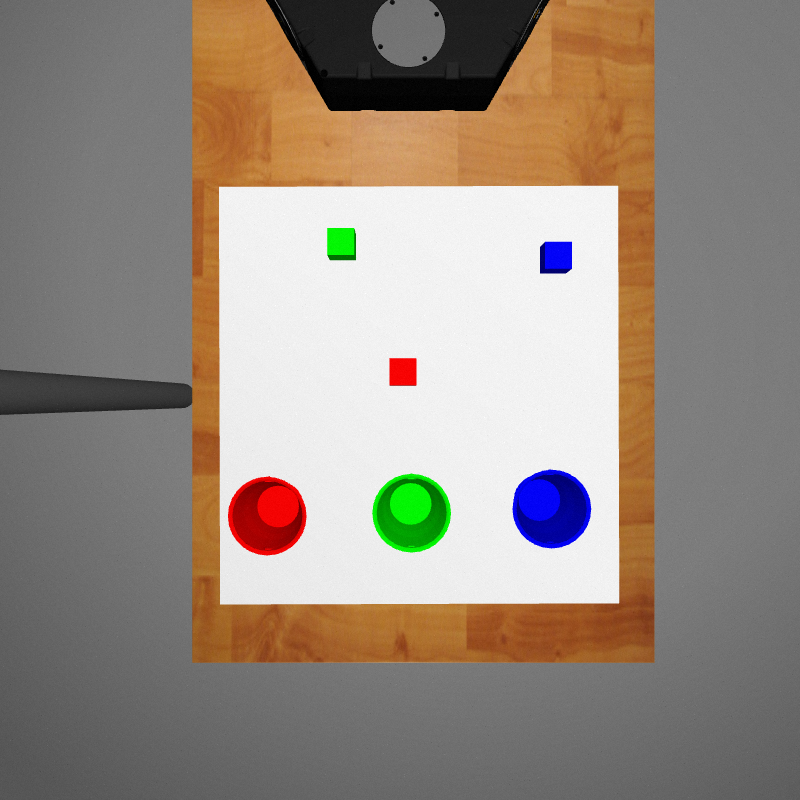
#> input picture ROS2/edo_calibration/src/defaultPose.png, 800 x 800 px
$ python baseDetection.py
#> lines starting #> are read from the running program, lines starting #| are printed output that depends on the picture; after the words box and inside, x2 and y2 are one past the last pixel; in counts of white or black regions, pixels touching at a corner belong together
import cv2
import numpy as np
from scipy.spatial import distance as dist
import imutils

robot_width = 0.270
robot_center_from_edge = 0.230

def stackImages(scale, imgArray):
    rows = len(imgArray)
    cols = len(imgArray[0])
    rowsAvailable = isinstance(imgArray[0], list)
    width = imgArray[0][0].shape[1]
    height = imgArray[0][0].shape[0]
    if rowsAvailable:
        for x in range(0, rows):
            for y in range(0, cols):
                if imgArray[x][y].shape[:2] == imgArray[0][0].shape[:2]:
                    imgArray[x][y] = cv2.resize(imgArray[x][y], (0, 0), None, scale, scale)
                else:
                    imgArray[x][y] = cv2.resize(imgArray[x][y], (imgArray[0][0].shape[1], imgArray[0][0].shape[0]),
                                                None, scale, scale)
                if len(imgArray[x][y].shape) == 2: imgArray[x][y] = cv2.cvtColor(imgArray[x][y], cv2.COLOR_GRAY2BGR)
        imageBlank = np.zeros((height, width, 3), np.uint8)
        hor = [imageBlank] * rows
        hor_con = [imageBlank] * rows
        for x in range(0, rows):
            hor[x] = np.hstack(imgArray[x])
        ver = np.vstack(hor)
    else:
        for x in range(0, rows):
            if imgArray[x].shape[:2] == imgArray[0].shape[:2]:
                imgArray[x] = cv2.resize(imgArray[x], (0, 0), None, scale, scale)
            else:
                imgArray[x] = cv2.resize(imgArray[x], (imgArray[0].shape[1], imgArray[0].shape[0]), None, scale, scale)
            if len(imgArray[x].shape) == 2: imgArray[x] = cv2.cvtColor(imgArray[x], cv2.COLOR_GRAY2BGR)
        hor = np.hstack(imgArray)
        ver = hor
    return ver


def getBase(imgSrc, imgContour):
    # Important! img.shape is y(height), x(width) for some reason
    topQuarterY = int(imgSrc.shape[0] * .25)
    croppedImg = imgSrc[:][:topQuarterY]
    # print("cropped image shape", croppedImg.shape)
    contours, hierarchy = cv2.findContours(croppedImg, cv2.RETR_EXTERNAL, cv2.CHAIN_APPROX_SIMPLE)

    # [8 lines of commented-out code are left out]
    contours = sorted(contours, key=lambda x: cv2.contourArea(x), reverse=True)
    baseContour = contours[0]

    peri = cv2.arcLength(baseContour, False)
    baseContour = cv2.approxPolyDP(baseContour, 0.05 * peri, False)

    print("Base area", cv2.contourArea(baseContour))
    cv2.drawContours(imgContour, baseContour, -1, (255, 255, 0), 5)

    print("len of cnt", len(baseContour))
    # print("printing base: ", baseContour)
    # get the y coordinates
    yCords = []
    for point in baseContour:
        yCords.append(point[0][1])
    yCords.sort()
    thirdQuartile = int(len(yCords) * .75)
    print("median", thirdQuartile, ":", yCords[thirdQuartile])

    worthyYCord = []
    # next get the base length
    for ypoint in yCords:
        # we want +-5% from 3rd quartile
        if yCords[thirdQuartile] * 1.05 > ypoint > yCords[thirdQuartile] * 0.95:
            worthyYCord.append(ypoint)
    print(worthyYCord)

    leadingBaseEdge = []
    for point in baseContour:
        if point[0][1] in worthyYCord:
            leadingBaseEdge.append(point)
    print(leadingBaseEdge)

    basexCords = []
    baseyCords = []
    for point in leadingBaseEdge:
        basexCords.append(point[0][0])
        baseyCords.append(point[0][1])
    minValue = min(basexCords)
    maxValue = max(basexCords)
    cv2.line(imgContour, pt1=(minValue, yCords[thirdQuartile]), pt2=(maxValue, yCords[thirdQuartile]),
             color=(0, 0, 255), thickness=2)
    return minValue, maxValue, yCords[thirdQuartile]


# [9 lines left out: function draw_circle, not called in this run]
        # add half way to robot


# ~~~~~~~~~~~~~~~~~~~~~~~~~~~~~~~~~~
kernal = np.ones((4, 4), np.uint8)

# img = cv2.imread("gazeboPose.png")
img = cv2.imread("defaultPose.png")
#> img is the input picture: shape (800, 800, 3); mean B, G, R 128.4, 139.1, 150.7
imgCnt = img.copy()

grayImg = cv2.cvtColor(img, cv2.COLOR_BGR2GRAY)
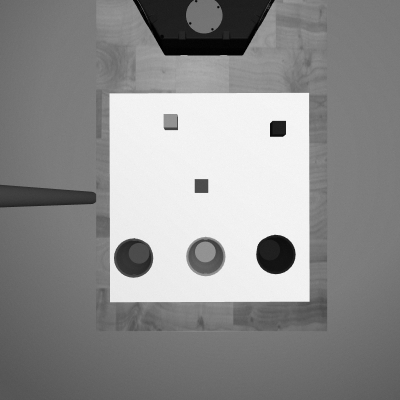
#> grayImg: shape (800, 800) (shown at 1/2 size); min 0, max 255, mean 141.4
blurImg = cv2.GaussianBlur(grayImg, (9, 9), 0)
cannyImg = cv2.Canny(blurImg, 150, 150)
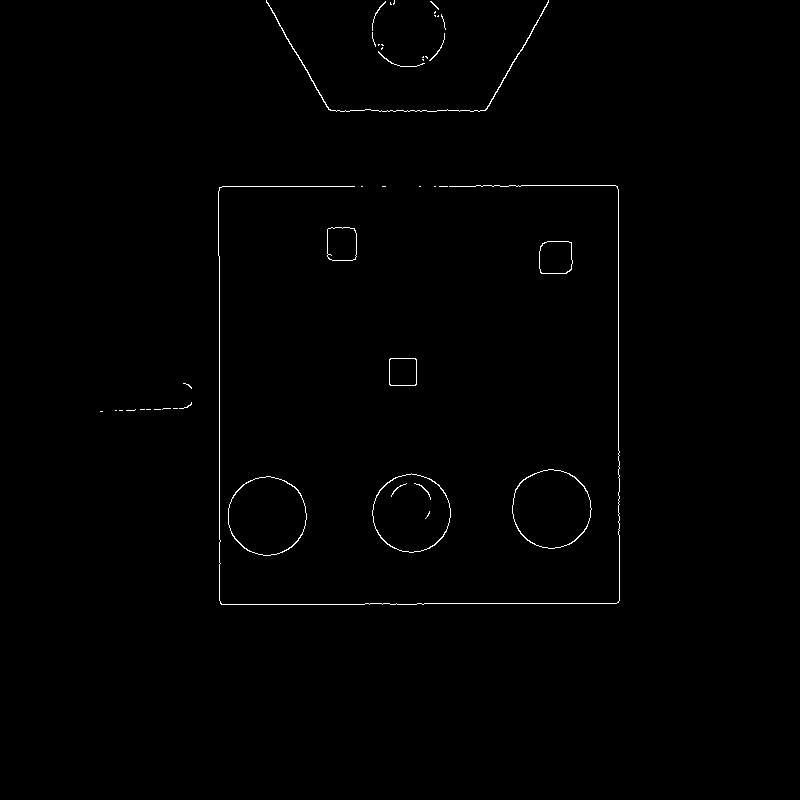
#> cannyImg: shape (800, 800); 0.57% white in thin lines or dots, all inside (x1, y1, x2, y2) = (100, 0, 620, 605)
dialatedImg = cv2.dilate(cannyImg, kernal, iterations=2)
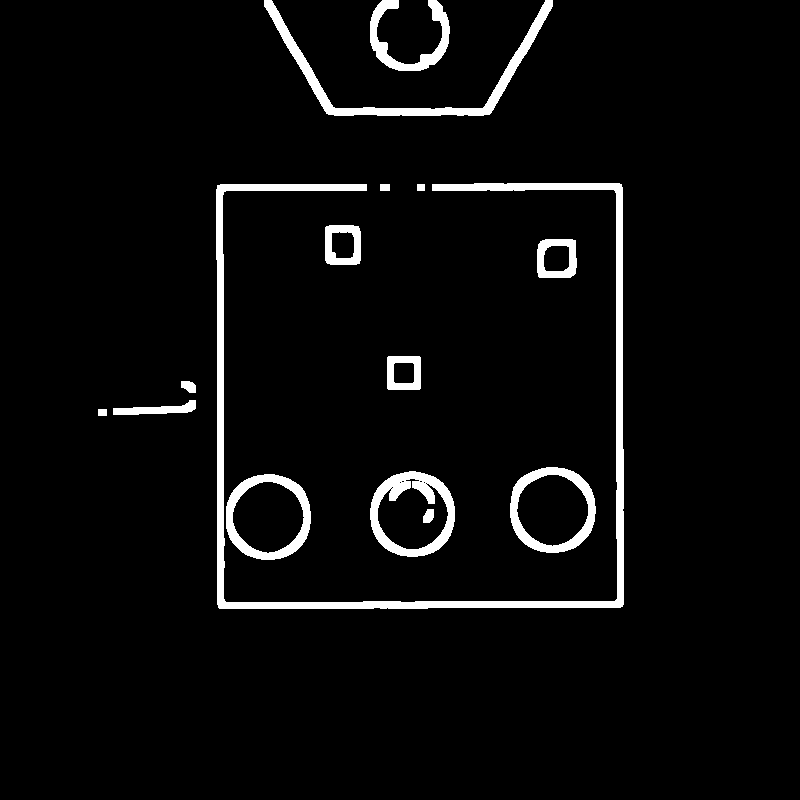
#> dialatedImg: shape (800, 800); 4.3% white; 15 white regions, largest, box (x1, y1, x2, y2) and area: (216, 183, 624, 609) 11179, (264, 0, 553, 116) 3650, (370, 471, 455, 557) 2669
eroidedImg = cv2.erode(dialatedImg, kernal, iterations=1)
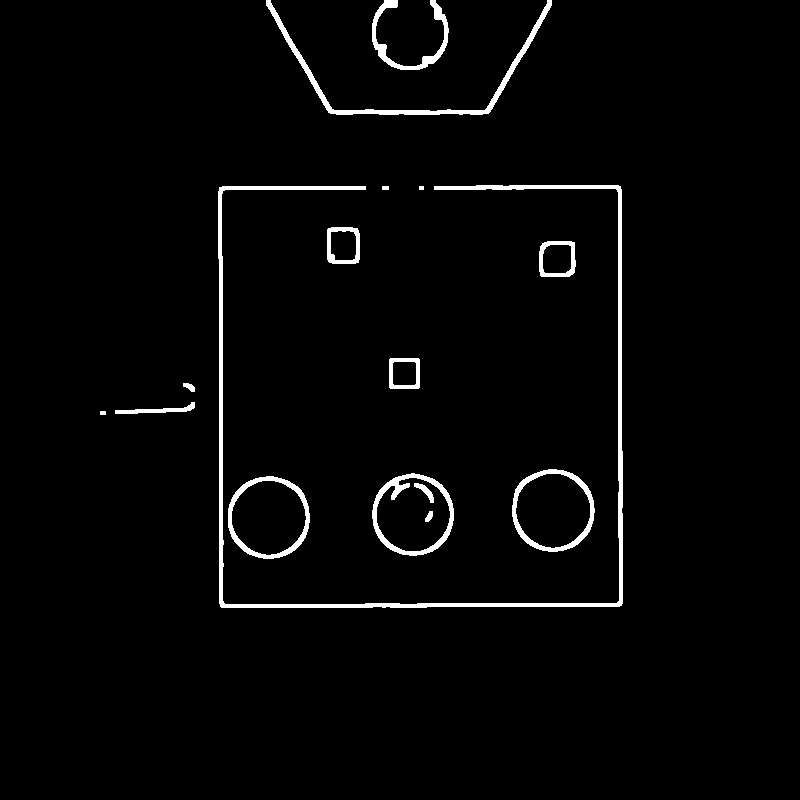
#> eroidedImg: shape (800, 800); 2.4% white; 16 white regions, largest, box (x1, y1, x2, y2) and area: (218, 185, 623, 608) 6412, (266, 0, 552, 115) 2119, (372, 473, 454, 556) 1372

xmin, xmax, ycord = getBase(eroidedImg, imgCnt)
#> in getBase, `croppedImg = imgSrc[:][:topQuarterY]`:
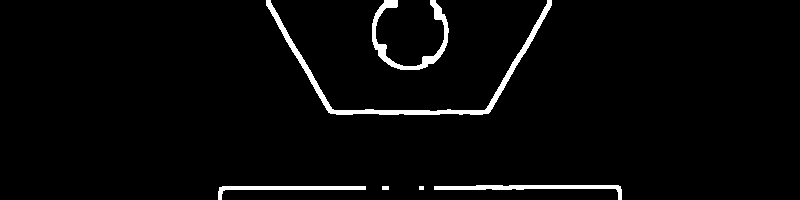
#> croppedImg: shape (200, 800); 3% white; 6 white regions
#> in getBase, `contours, hierarchy = cv2.findContours(croppedImg, cv2.RETR_EXTERNAL, ..`: contours = 6 contours, 2 with area under 20; largest, box (x1, y1, x2, y2) and area: (266, 0, 552, 115) 1736, (372, 0, 449, 70) 948, (434, 185, 622, 200) 626, (218, 186, 366, 200) 472
#> in getBase, `baseContour = contours[0]`: baseContour = contour of 405 points, box (x1, y1, x2, y2) (266, 0, 552, 115), area 1736
#> in getBase, `peri = cv2.arcLength(baseContour, False)`: peri = 871
#> in getBase, `baseContour = cv2.approxPolyDP(baseContour, 0.05 * peri, False)`: baseContour = [[266, 0], [336, 114], [488, 113], [551, 5], [484, 110], [334, 110], [270, 0]]
#| Base area 1086.5
#| len of cnt 7
#> the loop in getBase, `for point in baseContour:` made 7 passes
#> after the loop in getBase, `for point in baseContour:`: yCords = [0, 114, 113, 5, 110, 110, 0]
#> in getBase, `thirdQuartile = int(len(yCords) * .75)`: thirdQuartile = 5
#| median 5 : 113
#> the loop in getBase, `for ypoint in yCords:` made 7 passes
#> ypoint on passes 2 to 7: 0, 5, 110, 110, 113, 114
#> after the loop in getBase, `for ypoint in yCords:`: worthyYCord = [110, 110, 113, 114]
#| [110, 110, 113, 114]
#> after the loop in getBase, `for point in baseContour:`: leadingBaseEdge = [[[336, 114]], [[488, 113]], [[484, 110]], [[334, 110]]]
#| [array([[336, 114]], dtype=int32), array([[488, 113]], dtype=int32), array([[484, 110]], dtype=int32), array([[334, 110]], dtype=int32)]
#> the loop in getBase, `for point in leadingBaseEdge:` made 4 passes
#> after the loop in getBase, `for point in leadingBaseEdge:`: basexCords = [336, 488, 484, 334]; baseyCords = [114, 113, 110, 110]
#> in getBase, `minValue = min(basexCords)`: minValue = 334
#> in getBase, `maxValue = max(basexCords)`: maxValue = 488
#> in getBase, `cv2.line(imgContour, pt1=(minValue, yCords[thirdQuartile]), pt2=(maxVa..`:
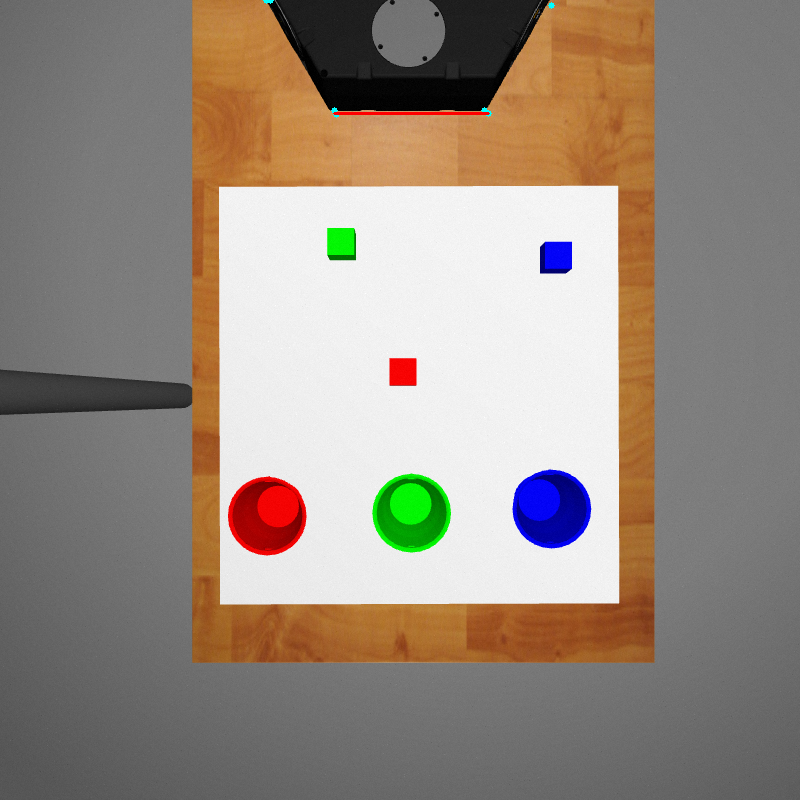
#> imgContour: shape (800, 800, 3); mean B, G, R 128.4, 139, 150.7
#> xmin = 334; xmax = 488; ycord = 113
midpoint = (xmin + xmax) //2
#> midpoint = 411
print(xmin,midpoint, xmax)
#| 334 411 488

baseDistance = dist.euclidean((xmin, ycord), (xmax, ycord))
#> baseDistance = 154
pixelsToWolrd = robot_width / baseDistance # 27.0cm / base distance
#> pixelsToWolrd = 0.00175

imgStack = stackImages(0.9, ([img, eroidedImg, imgCnt]))
#> in stackImages, `rows = len(imgArray)`: rows = 3
#> in stackImages, `cols = len(imgArray[0])`: cols = 800
#> in stackImages, `rowsAvailable = isinstance(imgArray[0], list)`: rowsAvailable = False
#> after the loop in stackImages, `for x in range(0, rows):`: imgArray = 3 items
#> in stackImages, `hor = np.hstack(imgArray)`:
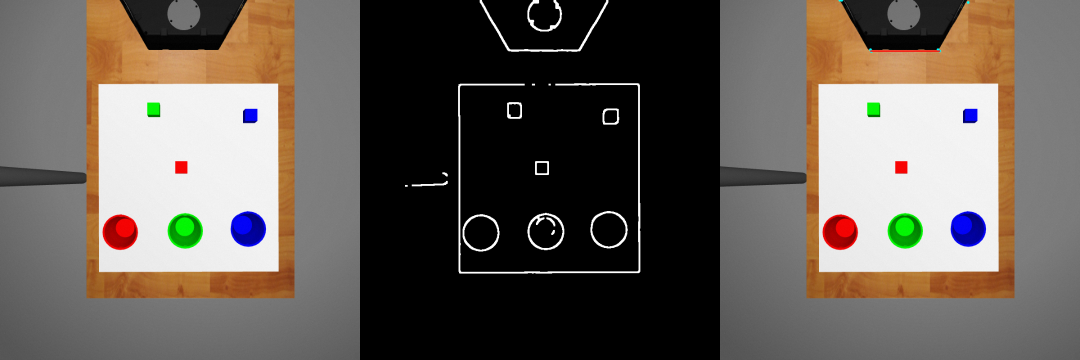
#> hor: shape (720, 2160, 3) (shown at 1/2 size); mean of channels 0, 1, 2 87.6, 94.7, 102.4; drawn as B, G, R
cv2.imshow("stack", imgStack)
cv2.namedWindow("clickme")
cv2.setMouseCallback("clickme", draw_circle)
cv2.imshow("clickme", imgCnt)

cv2.waitKey(0)

$ run again, with ROS2/edo_calibration/src/gazeboPose.png copied over ROS2/edo_calibration/src/defaultPose.png
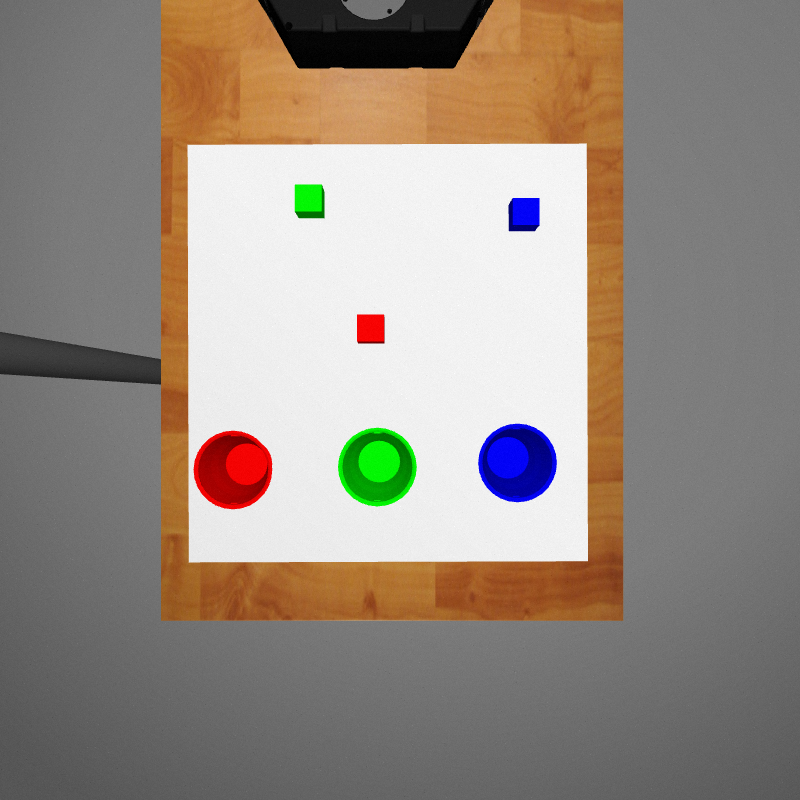
#> input picture ROS2/edo_calibration/src/gazeboPose.png, 800 x 800 px
#> img is the input picture: shape (800, 800, 3); mean B, G, R 130, 139.9, 150.6
#> `cannyImg = cv2.Canny(blurImg, 150, 150)`:
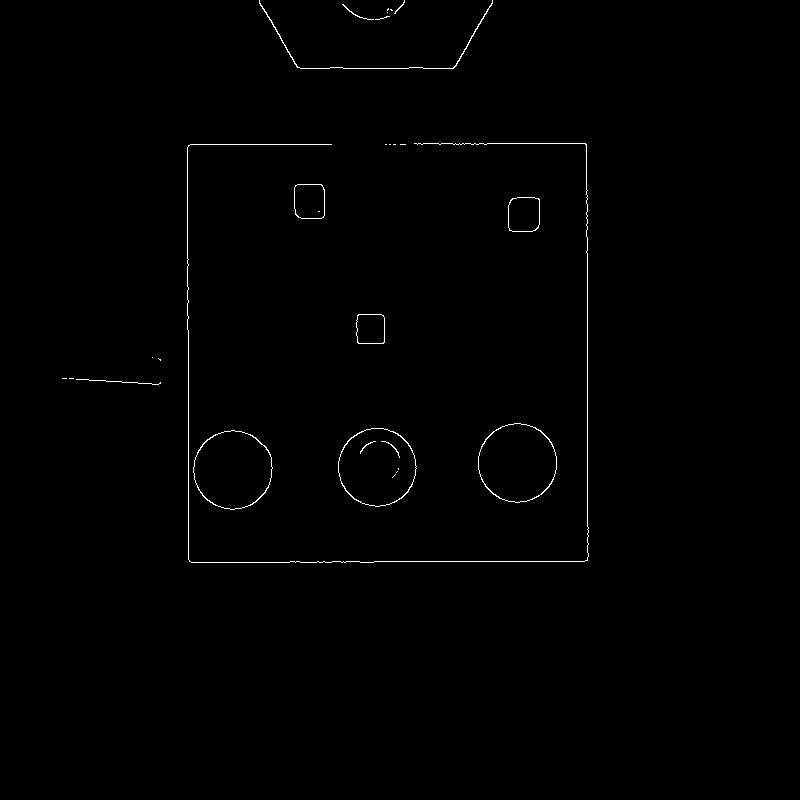
#> cannyImg: shape (800, 800); 0.53% white in thin lines or dots, all inside (x1, y1, x2, y2) = (62, 0, 589, 563)
#> dialatedImg: shape (800, 800); 4% white; 13 white regions, largest, box (x1, y1, x2, y2) and area: (185, 141, 593, 567) 13293, (257, 0, 497, 73) 2625, (476, 421, 561, 507) 2167
#> eroidedImg: shape (800, 800); 2.3% white; 13 white regions, largest, box (x1, y1, x2, y2) and area: (187, 143, 592, 566) 7704, (259, 0, 496, 72) 1501, (478, 423, 560, 506) 1228
#> croppedImg: shape (200, 800); 2.6% white; 7 white regions
#> contours = 7 contours; box (x1, y1, x2, y2) and area: (259, 0, 496, 72) 1204, (414, 143, 591, 200) 746, (187, 144, 335, 200) 598, (342, 0, 408, 23) 366, (294, 184, 328, 200) 174, (385, 144, 409, 148) 69, (511, 197, 543, 200) 51
#> in getBase, `baseContour = contours[0]`: baseContour = contour of 240 points, box (x1, y1, x2, y2) (259, 0, 496, 72), area 1204
#> peri = 657.8
#> in getBase, `baseContour = cv2.approxPolyDP(baseContour, 0.05 * peri, False)`: baseContour = [[259, 0], [300, 71], [456, 71], [495, 6], [452, 68], [303, 68], [262, 0]]
#| Base area 916.0
#| len of cnt 7
#> the loop in getBase, `for point in baseContour:` made 7 passes
#> after the loop in getBase, `for point in baseContour:`: yCords = [0, 71, 71, 6, 68, 68, 0]
#> thirdQuartile = 5
#| median 5 : 71
#> the loop in getBase, `for ypoint in yCords:` made 7 passes
#> ypoint on passes 2 to 7: 0, 6, 68, 68, 71, 71
#> after the loop in getBase, `for ypoint in yCords:`: worthyYCord = [68, 68, 71, 71]
#| [68, 68, 71, 71]
#> after the loop in getBase, `for point in baseContour:`: leadingBaseEdge = [[[300, 71]], [[456, 71]], [[452, 68]], [[303, 68]]]
#| [array([[300,  71]], dtype=int32), array([[456,  71]], dtype=int32), array([[452,  68]], dtype=int32), array([[303,  68]], dtype=int32)]
#> the loop in getBase, `for point in leadingBaseEdge:` made 4 passes
#> after the loop in getBase, `for point in leadingBaseEdge:`: basexCords = [300, 456, 452, 303]; baseyCords = [71, 71, 68, 68]
#> minValue = 300
#> maxValue = 456
#> xmin = 300; xmax = 456; ycord = 71
#> midpoint = 378
#| 300 378 456
#> baseDistance = 156
#> pixelsToWolrd = 0.00173
#> rows = 3
#> cols = 800
#> rowsAvailable = False
#> after the loop in stackImages, `for x in range(0, rows):`: imgArray = 3 items
#> in stackImages, `hor = np.hstack(imgArray)`:
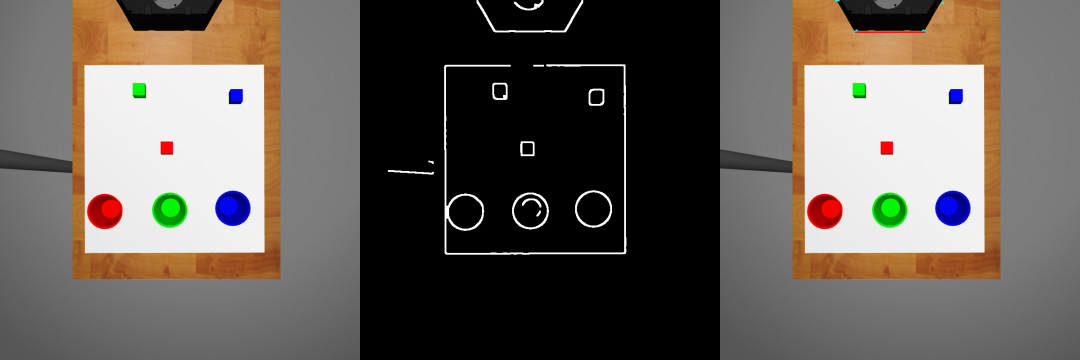
#> hor: shape (720, 2160, 3) (shown at 1/2 size); mean of channels 0, 1, 2 88.5, 95.1, 102.3; drawn as B, G, R
